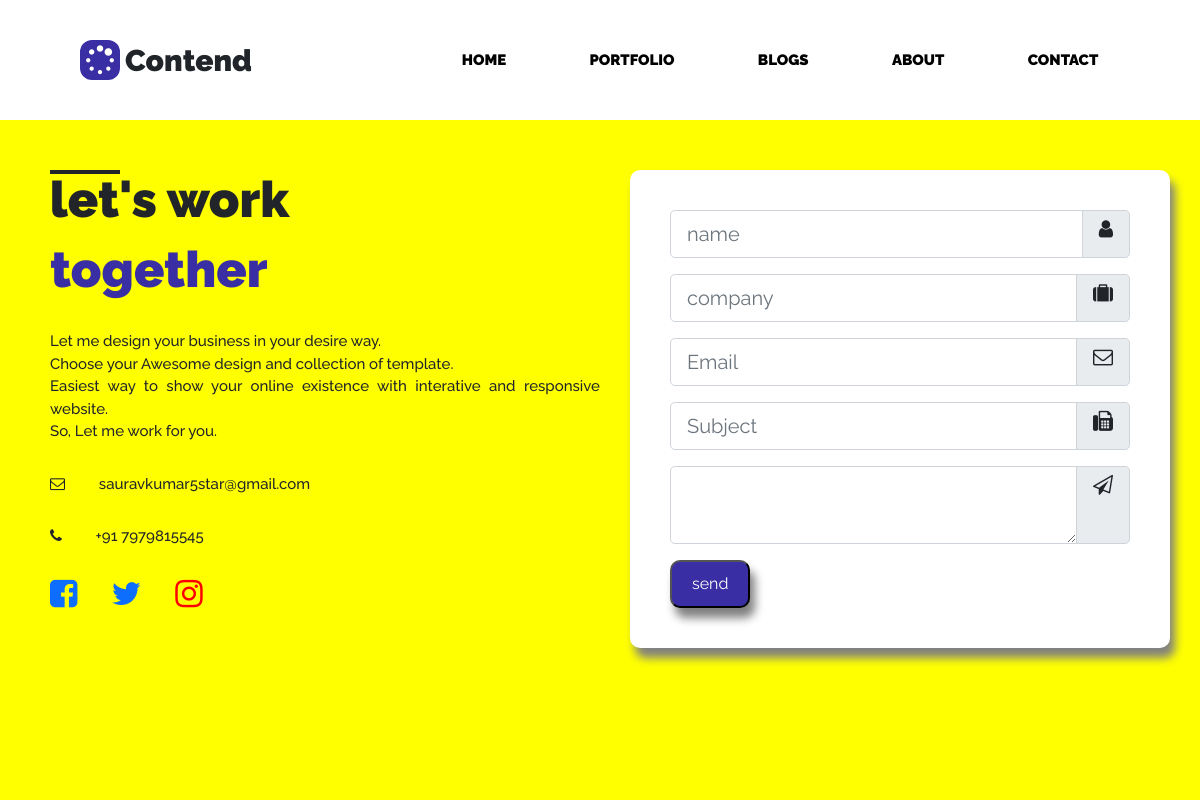
The app's page /contact with its own data.
### pages/models.py (models this page shows, shortened)
class contactDetails(models.Model):
	title = models.CharField(max_length=120)
	titleBlue = models.CharField(max_length=120)
	paragraph = models.TextField(max_length=500)
	email = models.EmailField(max_length=120)
	mobileNo = models.IntegerField()
	address = models.CharField(max_length=120)

### pages/views.py (the view, shortened to what this page needs)
# urls.py: path('contact',contact_view,name='contact')
def contact_view(request):
    cont = contactDetails.objects.all().count()
    msg = ''
    if cont is 1:
        data = contactDetails.objects.all()
    context = {"contactDetails":data,
                "message":msg
                }
    return render(request,"contact.html",context)

### template/contact.html (shortened to what this page needs)
{% extends 'base.html' %}
{% block content %}
<maincontact>
	<div class="leftside">
			<h1 style="margin-bottom: 10px;">
				<span class="das"> </span>
				{% for data in contactDetails %}
				{{data.title}}<br>
				<h1 class="blue">{{data.titleBlue}}</h1>
			</h1>
			<p>
			{{data.paragraph|linebreaks}}
		</p>
		<p><span class="fa">&#xf003</span> {{data.email}}</p>
		<p><span class="fa">&#xf095</span> +91 {{data.mobileNo}}</p>
		{% endfor %}
			<a href="#"><span class="fa fa-facebook-square" style=" font-size: 2rem;"></span></a>
			<a href="#"><span class="fa fa-twitter" style="font-size: 2rem;"></span></a>
			<a href="#"><span class="fa fa-instagram" style="color: red; font-size: 2rem;"></span></a>
	</div>
	<div class="rightside">
		<div class="contact">
			<form method="POST" enctype="multipart/form-data"> {% csrf_token %}
			<div class="input-group input-group-lg mb-3" >
			  <input type="text" class="form-control" name="name" placeholder="name" aria-describedby="basic-addon1"><span class="input-group-text fa fa-user" id="basic-addon1" ></span>
			</div>
			<div class="input-group input-group-lg mb-3">
			  <input type="text" class="form-control" name="company" placeholder="company" aria-describedby="basic-addon1"><span class="input-group-text fa fa-suitcase" id="basic-addon1"></span>
			</div>
			<div class="input-group input-group-lg mb-3">
			<input type="text" class="form-control" name="email" placeholder="Email" aria-describedby="basic-addon1"><span class="input-group-text fa" id="basic-addon1">&#xf003</span>
			</div>
			<div class="input-group input-group-lg mb-3">
			  <input type="text" class="form-control" name="subject" placeholder="Subject" aria-describedby="basic-addon1"><span class="input-group-text fa fa-fax" id="basic-addon1"></span>
			</div>
			<div class="input-group input-group-lg mb-3">
			  <textarea class="form-control" aria-label="With textarea" name="message"></textarea><span class="input-group-text fa fa-send-o" id="basic-addon1"></span>
			</div>
			<input type="submit" name="send" class="btn1" value="send" />
		</form>
		</div>
		<br>
	</div>
</maincontact>
 {% endblock %}

### static/css/sauravPortfolio.css (style rules this page uses)
* { margin: 0; padding: 0; font-family: 'Raleway', sans-serif; box-sizing: border-box; }
.leftside p { text-align: justify; margin-top: 5px; font-weight: 500; font-size: 15px; margin-bottom: 30px; }
.das { width: 70px; height: 0; border: 2px solid; position: absolute; }
h1 { font-size: 50px; font-weight: 900; }
.blue { color: #392ea3; }
.btn1 { margin-right: 30px; text-decoration: none; align-items: center; padding-top: 10px; padding-bottom: 10px; padding-left: 20px; padding-right: 20px; background-color:#392ea3; color: white; box-shadow: 5px 10px 10px grey; border-radius: 10px; }
.leftside { position: absolute; width: 50%; height: auto; padding-left: 50px; top: 0; left: 0; margin-top: 50px; }
.rightside { position: absolute; width: 50%; top: 0; right: 0; height: auto; margin-top: 20px; }
maincontact p { margin-bottom: 30px; }
.fa { margin-right: 30px; }
maincontact { display: flex; width: 100%; height: 85vh; position: relative; justify-content: space-around; align-items: center; overflow: auto; background-color: yellow; }
.rightside .contact { margin: 30px; background-color: white; border-radius: 10px; padding: 40px; box-shadow:5px 10px 10px grey }
#basic-addon1 { margin-right: 0 !important; }
a { text-decoration: none; }

### records on screen
contactDetails: title "let's work", titleBlue "together", paragraph "Let me design your business in your desire way. Choose your Awesome design and collection of template. Easiest way to show your online existence with interative and responsive website. So, Let me work for you.", email "sauravkumar5star@gmail.com", mobileNo "7979815545"
